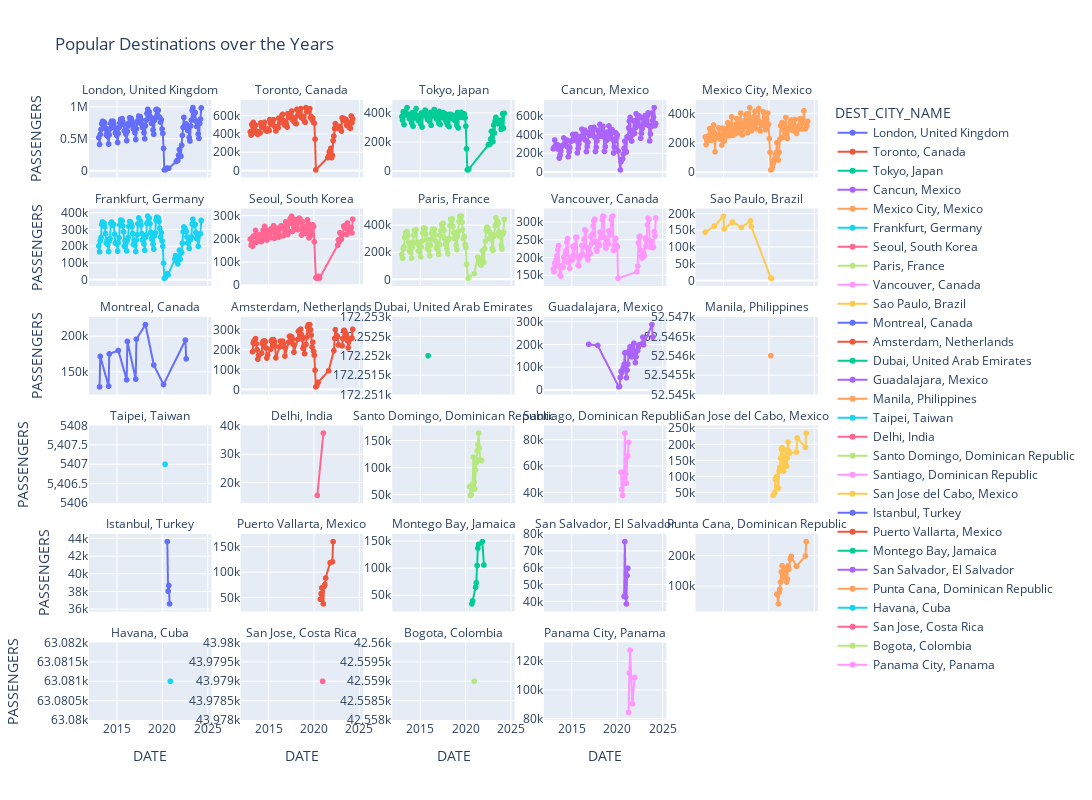

Write notebook code for a chart like this one.
### Markdown cell above
Again, the destinations are plotted on a single plot for comparison. This time there are more than 10 destinations as new destinations peaked in the top 10 during certain month of certain year. For example, Montreal was in the top 10 sporadically throughout the years in Feb 2013, Mar 2013, Feb 2014, etc.

When these destinations are plotted individually below, it can be easily seen how frequent or when these destinations were in the top 10.

### Code cell
# plot each destinations that were in the top 10 over the years
fig = px.line(
    top_dest, x='DATE', y='PASSENGERS', color='DEST_CITY_NAME', markers=True,
    facet_col='DEST_CITY_NAME', facet_col_wrap=5, facet_row_spacing=0.05, facet_col_spacing=0.04,

    height=800, width=2400,
    title='Popular Destinations over the Years'
              )
fig.for_each_annotation(lambda x: x.update(text=x.text.split('=')[-1]))
fig.update_yaxes(showticklabels=True, matches=None)
fig.show()
